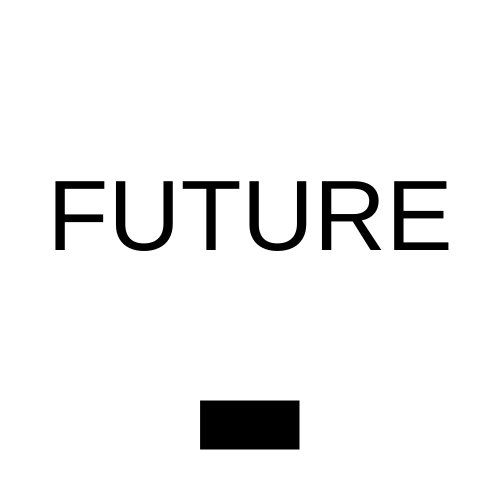
Frame 1 (no input)
Frame 60 (no input): identical to frame 1, image omitted
Frame 120 (the mouse pressed at the canvas centre since frame 60): identical to frame 1, image omitted

The p5.js sketch that drew this single still picture (run headless with seeded random() and noise() and a simulated clock; from frame 60 on, the mouse is pressed at the canvas centre):

// p5.js sketch
// ── sketch.js
let state = 0;

function setup() {
  createCanvas(500, 500);
  textSize(100);
  textAlign(CENTER);
}

function draw() {

  switch (state) {
    case 0:
      background('white');
      text("FUTURE", 250, 250);
      break;
    case 1:
      background('white');
      text("IS", 250, 250);
      break;
    case 2:
      background('black');
      fill("white");
      text("Z\nEROWAST\nE", 250, 250);
      break;
  }
  fill('black');
  stroke("white");
  rect(width / 2 - 50, height - 100, 100, 50);


}

function mouseReleased() {
  if ((mouseX > width / 2 - 50) && (mouseX < width / 2 + 50) && (mouseY > height - 100) && (mouseY < height - 50)) {
    state++;

    if (state > 2) {
      state = 0;
    }
  }
}
